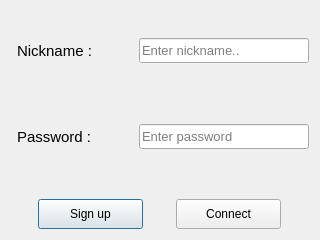
<?xml version="1.0" encoding="UTF-8"?>
<ui version="4.0">
 <class>SignupDiag</class>
 <widget class="QDialog" name="SignupDiag">
  <property name="geometry">
   <rect>
    <x>0</x>
    <y>0</y>
    <width>320</width>
    <height>240</height>
   </rect>
  </property>
  <property name="windowTitle">
   <string>Signup</string>
  </property>
  <layout class="QHBoxLayout" name="horizontalLayout">
   <item>
    <layout class="QVBoxLayout" name="verticalLayout" stretch="10,4">
     <item>
      <layout class="QVBoxLayout" name="verticalLayout_2">
       <property name="topMargin">
        <number>0</number>
       </property>
       <property name="bottomMargin">
        <number>16</number>
       </property>
       <item>
        <layout class="QHBoxLayout" name="horizontalLayout_5" stretch="3,6">
         <item>
          <layout class="QHBoxLayout" name="horizontalLayout_8">
           <property name="leftMargin">
            <number>6</number>
           </property>
           <item alignment="Qt::AlignVCenter">
            <widget class="QLabel" name="label">
             <property name="font">
              <font>
               <family>Tahoma</family>
               <pointsize>11</pointsize>
              </font>
             </property>
             <property name="text">
              <string>Nickname :</string>
             </property>
            </widget>
           </item>
          </layout>
         </item>
         <item>
          <layout class="QHBoxLayout" name="horizontalLayout_7">
           <property name="spacing">
            <number>6</number>
           </property>
           <property name="bottomMargin">
            <number>0</number>
           </property>
           <item alignment="Qt::AlignVCenter">
            <widget class="QLineEdit" name="lineEdit">
             <property name="minimumSize">
              <size>
               <width>170</width>
               <height>25</height>
              </size>
             </property>
             <property name="maximumSize">
              <size>
               <width>170</width>
               <height>25</height>
              </size>
             </property>
             <property name="font">
              <font>
               <family>Tahoma</family>
               <pointsize>10</pointsize>
              </font>
             </property>
             <property name="text">
              <string/>
             </property>
             <property name="placeholderText">
              <string>Enter nickname..</string>
             </property>
            </widget>
           </item>
          </layout>
         </item>
        </layout>
       </item>
       <item>
        <layout class="QHBoxLayout" name="horizontalLayout_6" stretch="3,6">
         <item>
          <layout class="QHBoxLayout" name="horizontalLayout_10">
           <property name="leftMargin">
            <number>6</number>
           </property>
           <item alignment="Qt::AlignVCenter">
            <widget class="QLabel" name="label_2">
             <property name="font">
              <font>
               <family>Tahoma</family>
               <pointsize>11</pointsize>
              </font>
             </property>
             <property name="text">
              <string>Password :</string>
             </property>
            </widget>
           </item>
          </layout>
         </item>
         <item>
          <layout class="QHBoxLayout" name="horizontalLayout_9">
           <item alignment="Qt::AlignVCenter">
            <widget class="QLineEdit" name="lineEdit_2">
             <property name="minimumSize">
              <size>
               <width>170</width>
               <height>25</height>
              </size>
             </property>
             <property name="maximumSize">
              <size>
               <width>170</width>
               <height>25</height>
              </size>
             </property>
             <property name="font">
              <font>
               <family>Tahoma</family>
               <pointsize>10</pointsize>
              </font>
             </property>
             <property name="text">
              <string/>
             </property>
             <property name="echoMode">
              <enum>QLineEdit::Password</enum>
             </property>
             <property name="placeholderText">
              <string>Enter password</string>
             </property>
            </widget>
           </item>
          </layout>
         </item>
        </layout>
       </item>
      </layout>
     </item>
     <item>
      <layout class="QHBoxLayout" name="horizontalLayout_2">
       <item>
        <layout class="QHBoxLayout" name="horizontalLayout_4">
         <item>
          <widget class="QPushButton" name="pushButton">
           <property name="minimumSize">
            <size>
             <width>105</width>
             <height>30</height>
            </size>
           </property>
           <property name="maximumSize">
            <size>
             <width>105</width>
             <height>30</height>
            </size>
           </property>
           <property name="text">
            <string>Sign up</string>
           </property>
          </widget>
         </item>
        </layout>
       </item>
       <item>
        <layout class="QHBoxLayout" name="horizontalLayout_3">
         <item>
          <widget class="QPushButton" name="pushButton_2">
           <property name="minimumSize">
            <size>
             <width>105</width>
             <height>30</height>
            </size>
           </property>
           <property name="maximumSize">
            <size>
             <width>105</width>
             <height>30</height>
            </size>
           </property>
           <property name="text">
            <string>Connect</string>
           </property>
          </widget>
         </item>
        </layout>
       </item>
      </layout>
     </item>
    </layout>
   </item>
  </layout>
 </widget>
 <resources/>
 <connections/>
</ui>
